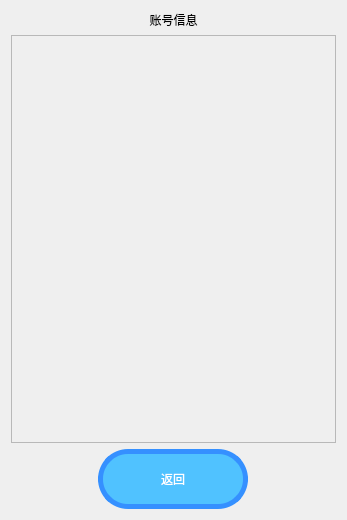
<?xml version="1.0" encoding="UTF-8"?>
<ui version="4.0">
 <class>AccountWidget</class>
 <widget class="QWidget" name="AccountWidget">
  <property name="geometry">
   <rect>
    <x>0</x>
    <y>0</y>
    <width>347</width>
    <height>520</height>
   </rect>
  </property>
  <property name="sizePolicy">
   <sizepolicy hsizetype="Fixed" vsizetype="Fixed">
    <horstretch>0</horstretch>
    <verstretch>0</verstretch>
   </sizepolicy>
  </property>
  <property name="windowTitle">
   <string/>
  </property>
  <layout class="QVBoxLayout" name="verticalLayout">
   <item>
    <layout class="QHBoxLayout" name="horizontalLayout">
     <item>
      <widget class="QLabel" name="label">
       <property name="styleSheet">
        <string notr="true">font: 14pt &quot;黑体&quot;;</string>
       </property>
       <property name="text">
        <string>账号信息</string>
       </property>
       <property name="alignment">
        <set>Qt::AlignCenter</set>
       </property>
      </widget>
     </item>
    </layout>
   </item>
   <item>
    <layout class="QVBoxLayout" name="inform_layout">
     <item>
      <widget class="QScrollArea" name="account_scroll">
       <property name="widgetResizable">
        <bool>true</bool>
       </property>
       <property name="alignment">
        <set>Qt::AlignRight|Qt::AlignTrailing|Qt::AlignVCenter</set>
       </property>
       <widget class="QWidget" name="scrollAreaWidgetContents">
        <property name="geometry">
         <rect>
          <x>0</x>
          <y>0</y>
          <width>325</width>
          <height>403</height>
         </rect>
        </property>
       </widget>
      </widget>
     </item>
    </layout>
   </item>
   <item>
    <layout class="QHBoxLayout" name="bottom_layout">
     <item>
      <widget class="QPushButton" name="return_button">
       <property name="sizePolicy">
        <sizepolicy hsizetype="Maximum" vsizetype="Maximum">
         <horstretch>0</horstretch>
         <verstretch>0</verstretch>
        </sizepolicy>
       </property>
       <property name="minimumSize">
        <size>
         <width>150</width>
         <height>60</height>
        </size>
       </property>
       <property name="maximumSize">
        <size>
         <width>150</width>
         <height>60</height>
        </size>
       </property>
       <property name="styleSheet">
        <string notr="true">font: 14pt &quot;黑体&quot;;
border-radius: 30px;      /* 圆角半径（像素） */
    background-color:rgb(80, 194, 255);
    color: white;             /* 文字颜色 */
    border: 5px solid rgb(53, 144, 255); /* 边框样式 */</string>
       </property>
       <property name="text">
        <string>返回</string>
       </property>
      </widget>
     </item>
    </layout>
   </item>
  </layout>
 </widget>
 <resources/>
 <connections/>
</ui>
